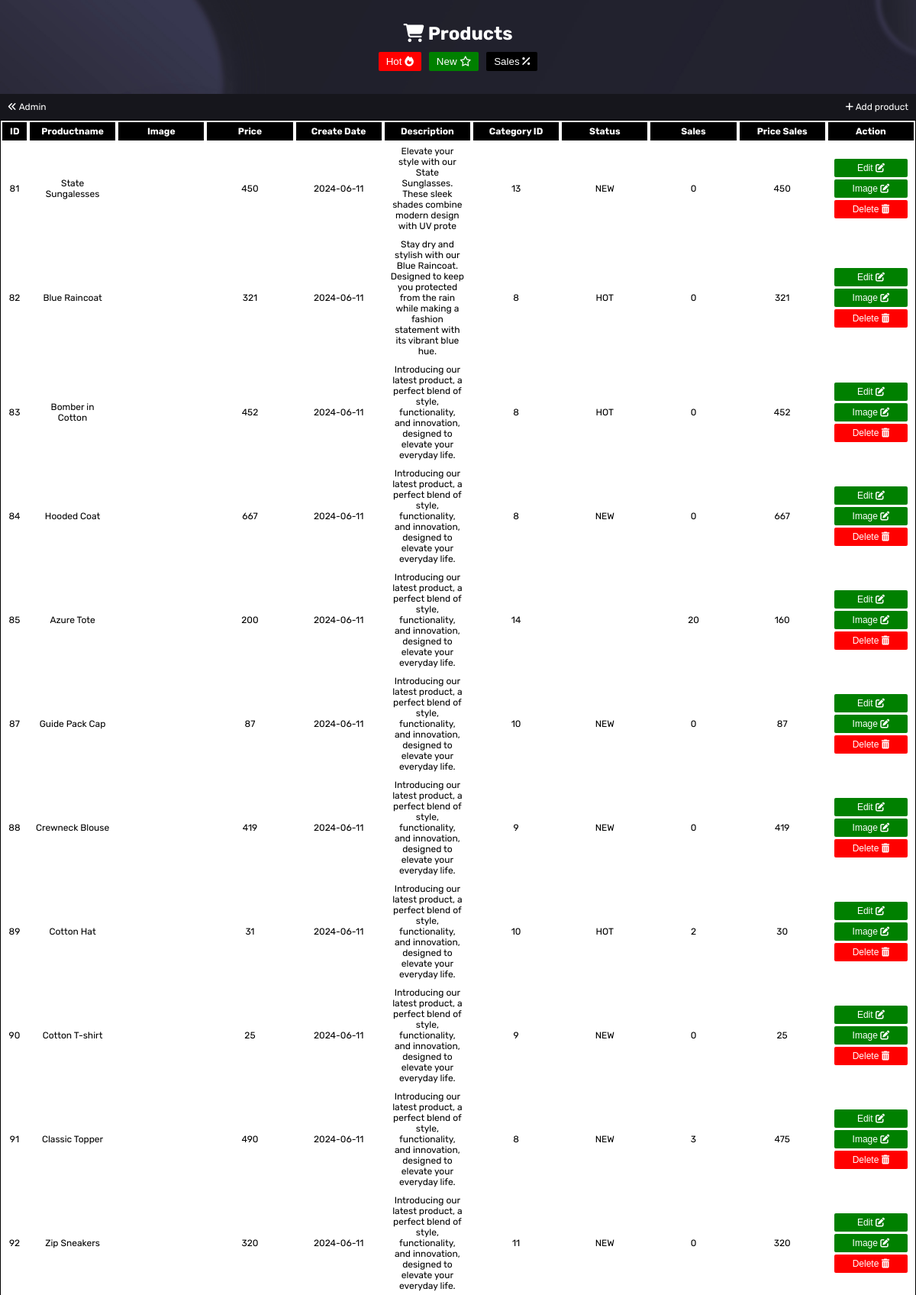
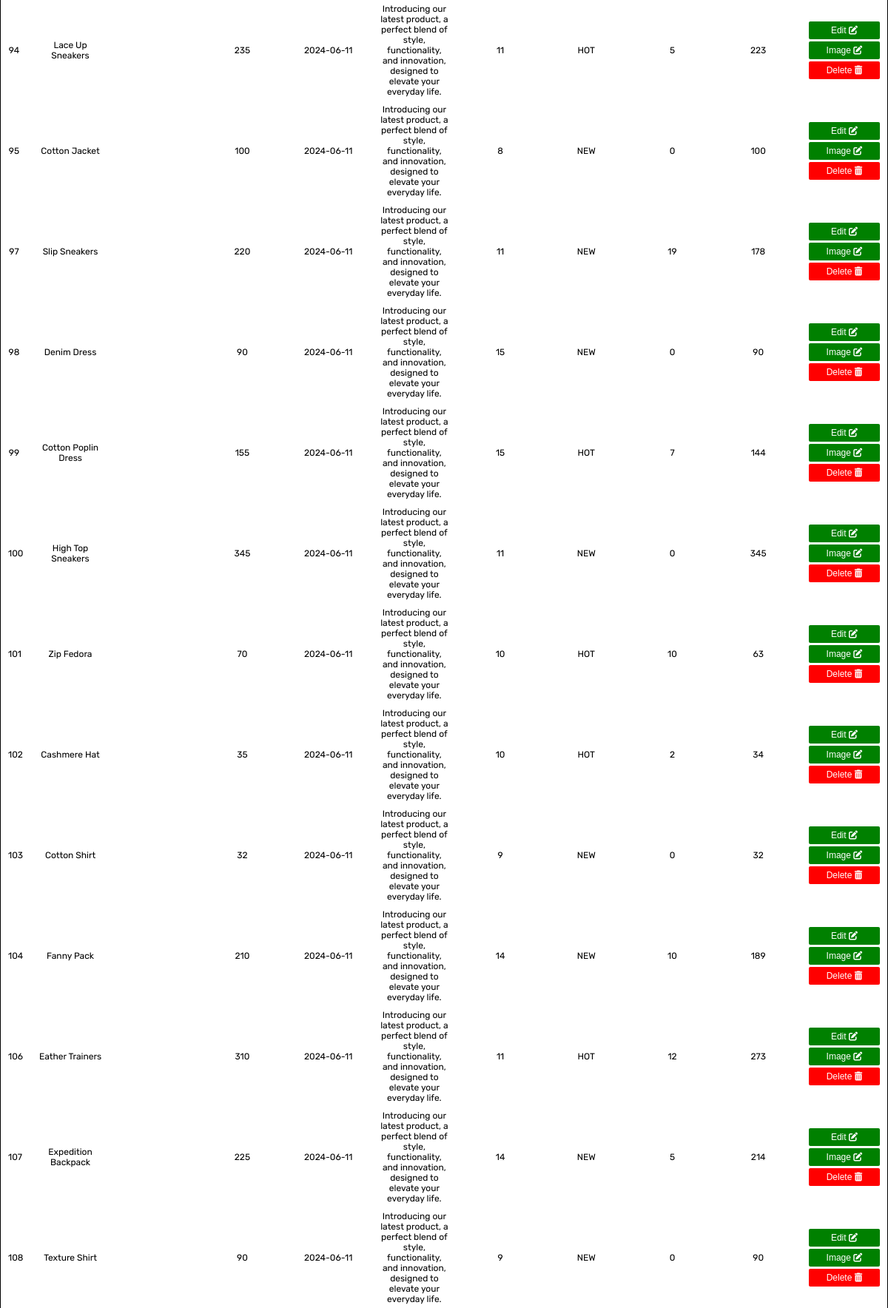
Screenshot of /admin/actions-data/products/admin-product.php (signed in, upper part) with the database file from the repository (2 pictures, top to bottom).
### tables this page shows
CREATE TABLE `products` (
  `id` int(11) NOT NULL,
  `productname` varchar(100) NOT NULL,
  `image` varchar(100) NOT NULL,
  `price` int(11) NOT NULL,
  `createdate` date NOT NULL,
  `description` varchar(200) NOT NULL,
  `categoryid` int(11) NOT NULL,
  `status` varchar(100) NOT NULL,
  `sales` int(11) NOT NULL,
  `pricesales` int(11) NOT NULL
);

### admin/actions-data/products/products-layout.php (the view)
<?php
$results = mysqli_query($conn, $query);
while ($row = mysqli_fetch_array($results)) {
?>
    <tr>
        <td><?php echo $row['id'] ?></td>
        <td><?php echo $row['productname'] ?></td>
        <td><img width="100px" src="../../<?php echo $row['image'] ?>" alt=""></td>
        <td><?php echo $row['price'] ?></td>
        <td><?php echo $row['createdate'] ?></td>
        <td><?php echo $row['description'] ?></td>
        <td><?php echo $row['categoryid'] ?></td>
        <td><?php echo $row['status'] ?></td>
        <td><?php echo $row['sales'] ?></td>
        <td><?php echo $row['pricesales'] ?></td>
        <td class="actions">
            <a href="../products/edit-product.php?id=<?php echo $row['id'] ?>"><button class="edit">Edit <i class="fa-solid fa-pen-to-square"></i> </button></a>
            <a href="../products/add-image-more.php?id=<?php echo $row['id'] ?>"><button class="edit">Image <i class="fa-solid fa-pen-to-square"></i> </button></a>
            <a onclick=" return confirm('Bạn muốn xóa ?') " href="../products/delete-product.php?id=<?php echo $row['id'] ?>"><button class="delete">Delete <i class="fa-solid fa-trash-can"></i></button></a>
        </td>
    </tr>
<?php
}
?>

### assets/css/management.css (style rules this page uses)
* { padding: 0; margin: 0; }
body { display: flex; font-size: 12px; justify-content: center; font-family: 'Rubik', sans-serif; background-color: black; background-image: url('../images/background-admin.jpg'); background-size: cover; background-repeat: no-repeat; height: 100vh; }
.viewproduct tr { display: grid; grid-template-columns: 3% repeat(10,1fr); }
table.view tr { align-items: center; }
td { padding: 5px 10px; text-align: center; overflow: hidden; text-wrap: wrap; }
td.actions { display: grid; grid-template-columns: auto; gap: 3px; }
.actions a button { width: 100%; padding: 5px 15px; border: none; font-size: 12px; color: white; cursor: pointer; }
.actions a button.edit { background-color: green; border-radius: 2px; }
.actions a button.delete { background-color: red; border-radius: 2px; }

### rows the page displays
products: id "81", productname "State Sungalesses", price "450", createdate "2024-06-11", description "Elevate your style with our State Sunglasses. These sleek shades combine modern design with UV prote", categoryid "13", status "NEW", sales "0", pricesales "450"
products: id "82", productname "Blue Raincoat", price "321", createdate "2024-06-11", description "Stay dry and stylish with our Blue Raincoat. Designed to keep you protected from the rain while making a fashion statement with its vibrant blue hue.", categoryid "8", status "HOT", sales "0", pricesales "321"
products: id "83", productname "Bomber in Cotton", price "452", createdate "2024-06-11", description "Introducing our latest product, a perfect blend of style, functionality, and innovation, designed to elevate your everyday life.", categoryid "8", status "HOT", sales "0", pricesales "452"
products: id "84", productname "Hooded Coat", price "667", createdate "2024-06-11", description "Introducing our latest product, a perfect blend of style, functionality, and innovation, designed to elevate your everyday life.", categoryid "8", status "NEW", sales "0", pricesales "667"
products: id "85", productname "Azure Tote", price "200", createdate "2024-06-11", description "Introducing our latest product, a perfect blend of style, functionality, and innovation, designed to elevate your everyday life.", categoryid "14", sales "20", pricesales "160"
products: id "87", productname "Guide Pack Cap", price "87", createdate "2024-06-11", description "Introducing our latest product, a perfect blend of style, functionality, and innovation, designed to elevate your everyday life.", categoryid "10", status "NEW", sales "0", pricesales "87"
products: id "88", productname "Crewneck Blouse", price "419", createdate "2024-06-11", description "Introducing our latest product, a perfect blend of style, functionality, and innovation, designed to elevate your everyday life.", categoryid "9", status "NEW", sales "0", pricesales "419"
products: id "89", productname "Cotton Hat", price "31", createdate "2024-06-11", description "Introducing our latest product, a perfect blend of style, functionality, and innovation, designed to elevate your everyday life.", categoryid "10", status "HOT", sales "2", pricesales "30"
products: id "90", productname "Cotton T-shirt", price "25", createdate "2024-06-11", description "Introducing our latest product, a perfect blend of style, functionality, and innovation, designed to elevate your everyday life.", categoryid "9", status "NEW", sales "0", pricesales "25"
products: id "91", productname "Classic Topper", price "490", createdate "2024-06-11", description "Introducing our latest product, a perfect blend of style, functionality, and innovation, designed to elevate your everyday life.", categoryid "8", status "NEW", sales "3", pricesales "475"
products: id "92", productname "Zip Sneakers", price "320", createdate "2024-06-11", description "Introducing our latest product, a perfect blend of style, functionality, and innovation, designed to elevate your everyday life.", categoryid "11", status "NEW", sales "0", pricesales "320"
products: id "94", productname "Lace Up Sneakers", price "235", createdate "2024-06-11", description "Introducing our latest product, a perfect blend of style, functionality, and innovation, designed to elevate your everyday life.", categoryid "11", status "HOT", sales "5", pricesales "223"
products: id "95", productname "Cotton Jacket", price "100", createdate "2024-06-11", description "Introducing our latest product, a perfect blend of style, functionality, and innovation, designed to elevate your everyday life.", categoryid "8", status "NEW", sales "0", pricesales "100"
products: id "97", productname "Slip Sneakers", price "220", createdate "2024-06-11", description "Introducing our latest product, a perfect blend of style, functionality, and innovation, designed to elevate your everyday life.", categoryid "11", status "NEW", sales "19", pricesales "178"
products: id "98", productname "Denim Dress", price "90", createdate "2024-06-11", description "Introducing our latest product, a perfect blend of style, functionality, and innovation, designed to elevate your everyday life.", categoryid "15", status "NEW", sales "0", pricesales "90"
products: id "99", productname "Cotton Poplin Dress", price "155", createdate "2024-06-11", description "Introducing our latest product, a perfect blend of style, functionality, and innovation, designed to elevate your everyday life.", categoryid "15", status "HOT", sales "7", pricesales "144"
products: id "100", productname "High Top Sneakers", price "345", createdate "2024-06-11", description "Introducing our latest product, a perfect blend of style, functionality, and innovation, designed to elevate your everyday life.", categoryid "11", status "NEW", sales "0", pricesales "345"
products: id "101", productname "Zip Fedora", price "70", createdate "2024-06-11", description "Introducing our latest product, a perfect blend of style, functionality, and innovation, designed to elevate your everyday life.", categoryid "10", status "HOT", sales "10", pricesales "63"
products: id "102", productname "Cashmere Hat", price "35", createdate "2024-06-11", description "Introducing our latest product, a perfect blend of style, functionality, and innovation, designed to elevate your everyday life.", categoryid "10", status "HOT", sales "2", pricesales "34"
products: id "103", productname "Cotton Shirt", price "32", createdate "2024-06-11", description "Introducing our latest product, a perfect blend of style, functionality, and innovation, designed to elevate your everyday life.", categoryid "9", status "NEW", sales "0", pricesales "32"
products: id "104", productname "Fanny Pack", price "210", createdate "2024-06-11", description "Introducing our latest product, a perfect blend of style, functionality, and innovation, designed to elevate your everyday life.", categoryid "14", status "NEW", sales "10", pricesales "189"
products: id "106", productname "Eather Trainers", price "310", createdate "2024-06-11", description "Introducing our latest product, a perfect blend of style, functionality, and innovation, designed to elevate your everyday life.", categoryid "11", status "HOT", sales "12", pricesales "273"
products: id "107", productname "Expedition Backpack", price "225", createdate "2024-06-11", description "Introducing our latest product, a perfect blend of style, functionality, and innovation, designed to elevate your everyday life.", categoryid "14", status "NEW", sales "5", pricesales "214"
products: id "108", productname "Texture Shirt", price "90", createdate "2024-06-11", description "Introducing our latest product, a perfect blend of style, functionality, and innovation, designed to elevate your everyday life.", categoryid "9", status "NEW", sales "0", pricesales "90"
